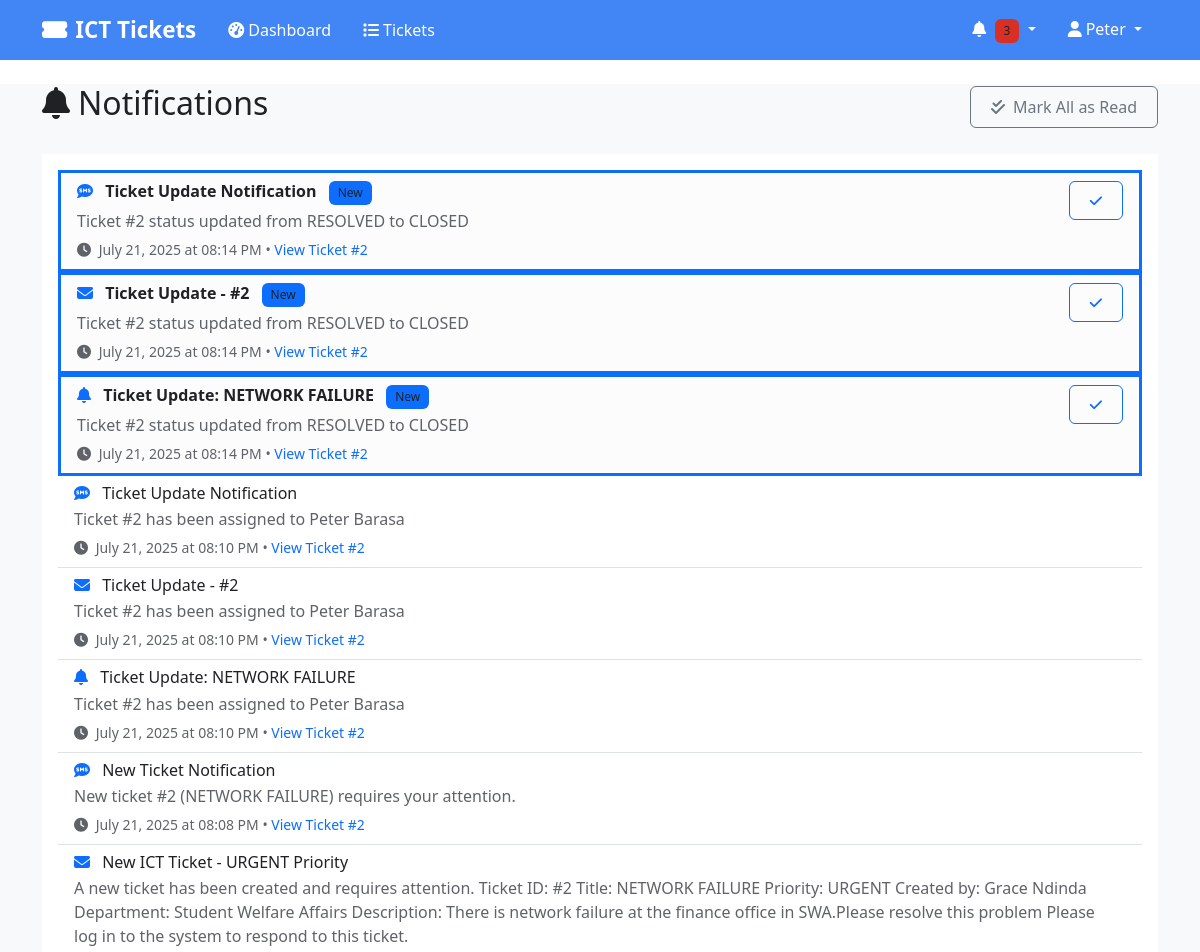
The app's page /notifications (signed in, upper part), older data.
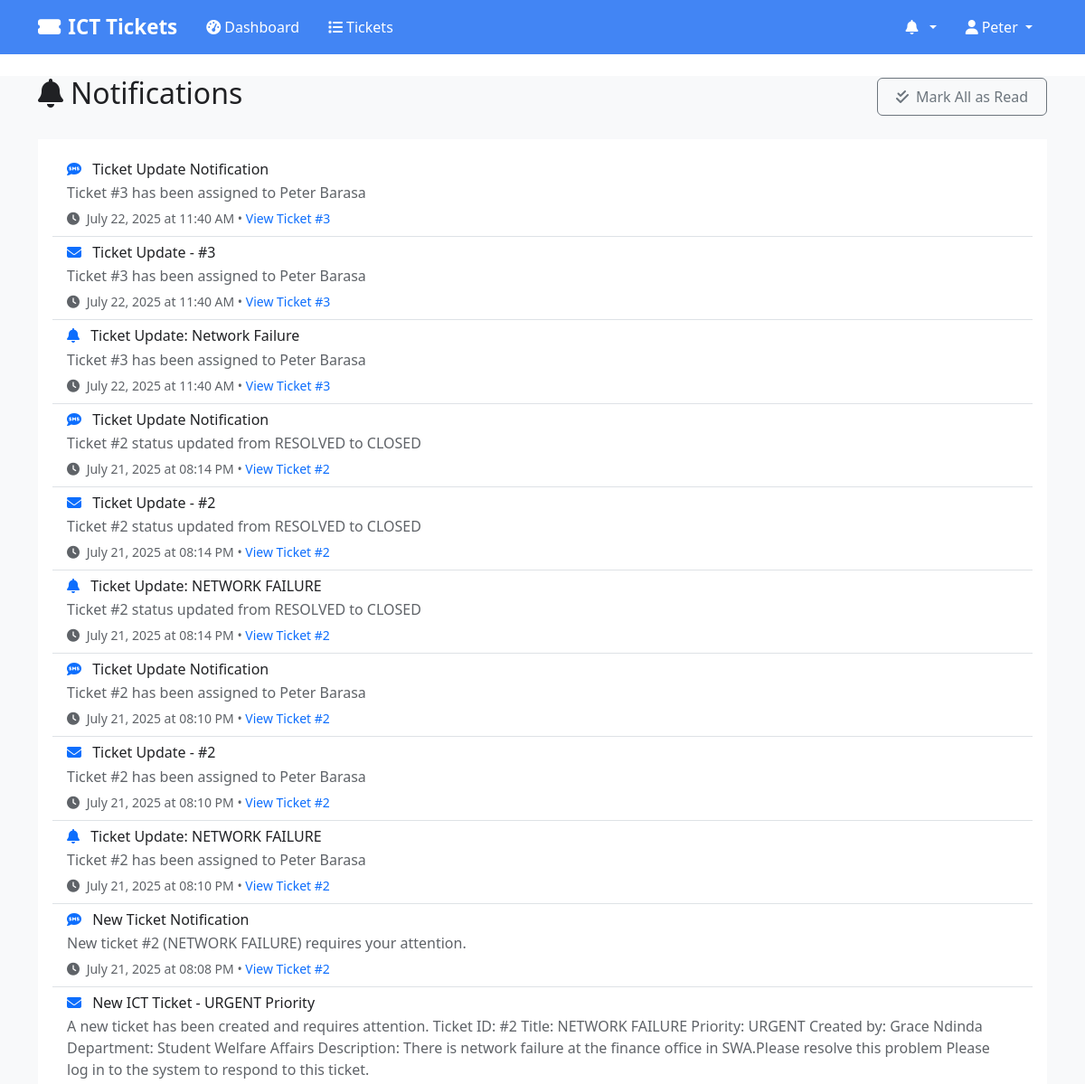
The same page, newer data.
### models.py (models this page shows, shortened)
class Notification(db.Model):
    __tablename__ = 'notifications'
    id = db.Column(db.Integer, primary_key=True)
    user_id = db.Column(db.Integer, db.ForeignKey('users.id'), nullable=False)
    ticket_id = db.Column(db.Integer, db.ForeignKey('tickets.id'), nullable=True)
    title = db.Column(db.String(200), nullable=False)
    message = db.Column(db.Text, nullable=False)
    is_read = db.Column(db.Boolean, default=False)
    notification_type = db.Column(db.String(20), nullable=False)  # 'EMAIL', 'SMS', 'SYSTEM'
    sent_at = db.Column(db.DateTime, nullable=True)
    created_at = db.Column(db.DateTime, default=datetime.utcnow)
    user = db.relationship('User', backref='notifications')

### routes.py (the view)
@app.route('/notifications')
@login_required
def list_notifications():
    notifications = Notification.query.filter_by(user_id=current_user.id)\
        .order_by(Notification.created_at.desc()).all()
    return render_template('notifications.html', notifications=notifications)

### app.py (called while the page is built)
@login_manager.user_loader
def load_user(user_id):
    from models import User
    return User.query.get(int(user_id))

### models.py (called while the page is built)
    @property
    def full_name(self):
        return f"{self.first_name} {self.last_name}"

### templates/notifications.html (shortened to what this page needs)
{% extends "base.html" %}
{% block content %}
<div class="container">
    <div class="row">
        <div class="col-12">
            <div class="d-flex justify-content-between align-items-center mb-4">
                <h2><i class="fas fa-bell me-2"></i>Notifications</h2>
                <button class="btn btn-outline-secondary" onclick="markAllAsRead()">
                    <i class="fas fa-check-double me-2"></i>Mark All as Read
                </button>
            </div>
        </div>
    </div>
    <div class="row">
        <div class="col-12">
            <div class="card">
                <div class="card-body">
                    {% if notifications %}
                    <div class="list-group list-group-flush">
                        {% for notification in notifications %}
                        <div class="list-group-item {% if not notification.is_read %}list-group-item-light border-start border-primary border-3{% endif %}">
                            <div class="d-flex justify-content-between align-items-start">
                                <div class="flex-grow-1">
                                    <h6 class="mb-1 {% if not notification.is_read %}fw-bold{% endif %}">
                                        <i class="fas fa-{% if notification.notification_type == 'EMAIL' %}envelope{% elif notification.notification_type == 'SMS' %}sms{% else %}bell{% endif %} me-2 text-primary"></i>
                                        {{ notification.title }}
                                        {% if not notification.is_read %}
                                        <span class="badge bg-primary ms-2">New</span>
                                        {% endif %}
                                    </h6>
                                    <p class="mb-1 text-muted">{{ notification.message }}</p>
                                    <small class="text-muted">
                                        <i class="fas fa-clock me-1"></i>
                                        {{ notification.created_at.strftime('%B %d, %Y at %I:%M %p') }}
                                        {% if notification.ticket_id %}
                                        • <a href="{{ url_for('view_ticket', ticket_id=notification.ticket_id) }}" class="text-decoration-none">
                                            View Ticket #{{ notification.ticket_id }}
                                        </a>
                                        {% endif %}
                                    </small>
                                </div>
                                <div class="ms-3">
                                    {% if not notification.is_read %}
                                    <button class="btn btn-sm btn-outline-primary"
                                            onclick="markAsRead({{ notification.id }})">
                                        <i class="fas fa-check"></i>
                                    </button>
                                    {% endif %}
                                </div>
                            </div>
                        </div>
                        {% endfor %}
                    </div>
                    {% else %}
                    <div class="text-center py-5">
                        <i class="fas fa-bell-slash fs-1 text-muted mb-3"></i>
                        <h5 class="text-muted">No notifications</h5>
                        <p class="text-muted">You're all caught up! New notifications will appear here.</p>
                    </div>
                    {% endif %}
                </div>
            </div>
        </div>
    </div>
</div>
{% endblock %}

### templates/base.html (shortened to what this page needs)
<!DOCTYPE html>
<html lang="en">
<head>
    <link href="https://cdn.jsdelivr.net/npm/bootstrap@5.3.0/dist/css/bootstrap.min.css" rel="stylesheet">
    <link href="https://cdnjs.cloudflare.com/ajax/libs/font-awesome/6.4.0/css/all.min.css" rel="stylesheet">
    <link href="{{ url_for('static', filename='css/style.css') }}" rel="stylesheet">
</head>
<body>
    <nav class="navbar navbar-expand-lg shadow-sm" style="background-color: #4285f4 !important;">
        <div class="container" style="background-color: #4285f4;">
            <a class="navbar-brand" href="{{ url_for('dashboard' if current_user.is_authenticated else 'index') }}" style="color: #ffffff !important; font-weight: 600;">
                <i class="fas fa-ticket-alt me-2"></i>ICT Tickets
            </a>
            {% if current_user.is_authenticated %}
            <div class="collapse navbar-collapse" id="navbarNav">
                <ul class="navbar-nav me-auto">
                    <li class="nav-item">
                        <a class="nav-link" href="{{ url_for('dashboard') }}" style="color: #ffffff !important; font-weight: 500;">
                            <i class="fas fa-tachometer-alt me-1"></i>Dashboard
                        </a>
                    </li>
                    <li class="nav-item">
                        <a class="nav-link" href="{{ url_for('list_tickets') }}" style="color: #ffffff !important; font-weight: 500;">
                            <i class="fas fa-list me-1"></i>Tickets
                        </a>
                    </li>
                </ul>
                <ul class="navbar-nav">
                    <li class="nav-item dropdown">
                        <a class="nav-link dropdown-toggle" href="#" role="button" data-bs-toggle="dropdown" style="color: #ffffff !important; font-weight: 500;">
                            <i class="fas fa-bell me-1"></i>
                            {% set unread_count = 0 %}
                            {% if current_user.notifications is defined and current_user.notifications %}
                                {% set unread_count = current_user.notifications|selectattr('is_read', 'equalto', False)|list|length %}
                            {% endif %}
                            {% if unread_count > 0 %}
                            <span class="badge bg-danger">{{ unread_count }}</span>
                            {% endif %}
                        </a>
                            {% set recent_notifications = [] %}
                            {% if current_user.notifications is defined and current_user.notifications %}
                                {% set recent_notifications = current_user.notifications[:5] %}
                            {% endif %}
                    </li>
                    <li class="nav-item dropdown">
                        <a class="nav-link dropdown-toggle" href="#" role="button" data-bs-toggle="dropdown" style="color: #ffffff !important; font-weight: 500;">
                            <i class="fas fa-user me-1"></i>{{ current_user.first_name }}
                        </a>
                    </li>
                </ul>
            </div>
            {% endif %}
        </div>
    </nav>
    <main class="container-fluid mt-4">
        {% block content %}{% endblock %}
    </main>
</body>
</html>

Row changes from the older to the newer data that the page shows:
added Notification: title "Ticket Update Notification", message "Ticket #3 has been assigned to Peter Barasa", created_at "July 22, 2025 at 11:40 AM", ticket_id "3"
added Notification: title "Ticket Update - #3", message "Ticket #3 has been assigned to Peter Barasa", created_at "July 22, 2025 at 11:40 AM", ticket_id "3"
added Notification: title "Ticket Update: Network Failure", message "Ticket #3 has been assigned to Peter Barasa", created_at "July 22, 2025 at 11:40 AM", ticket_id "3"
changed Notification (number 4 of 11 on the later page): no longer shows "New"
changed Notification (number 5 of 11 on the later page): no longer shows "New"
changed Notification (number 6 of 11 on the later page): no longer shows "New"
Text that changed along with them:
{{ unread_count }}: "3" → (not shown)
